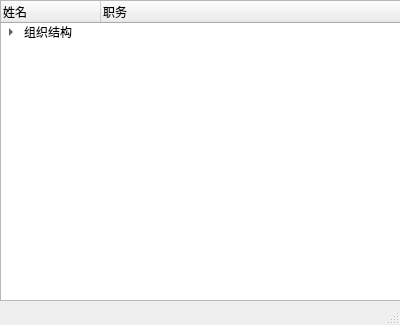
<?xml version="1.0" encoding="UTF-8"?>
<ui version="4.0">
 <class>MainWindow</class>
 <widget class="QMainWindow" name="MainWindow">
  <property name="geometry">
   <rect>
    <x>0</x>
    <y>0</y>
    <width>400</width>
    <height>325</height>
   </rect>
  </property>
  <property name="windowTitle">
   <string>MainWindow</string>
  </property>
  <widget class="QWidget" name="centralwidget">
   <widget class="QTreeWidget" name="treeWidget">
    <property name="geometry">
     <rect>
      <x>0</x>
      <y>0</y>
      <width>401</width>
      <height>301</height>
     </rect>
    </property>
    <attribute name="headerVisible">
     <bool>true</bool>
    </attribute>
    <attribute name="headerCascadingSectionResizes">
     <bool>false</bool>
    </attribute>
    <column>
     <property name="text">
      <string>姓名</string>
     </property>
    </column>
    <column>
     <property name="text">
      <string>职务</string>
     </property>
    </column>
    <item>
     <property name="text">
      <string>组织结构</string>
     </property>
     <property name="text">
      <string/>
     </property>
     <item>
      <property name="text">
       <string>任正非</string>
      </property>
      <property name="checkState">
       <enum>Unchecked</enum>
      </property>
      <property name="text">
       <string>华为董事长</string>
      </property>
     </item>
     <item>
      <property name="text">
       <string>马云</string>
      </property>
      <property name="checkState">
       <enum>Unchecked</enum>
      </property>
      <property name="text">
       <string>阿里巴巴董事长</string>
      </property>
     </item>
     <item>
      <property name="text">
       <string>马化腾</string>
      </property>
      <property name="checkState">
       <enum>Unchecked</enum>
      </property>
      <property name="text">
       <string>腾讯CEO</string>
      </property>
     </item>
     <item>
      <property name="text">
       <string>李彦宏</string>
      </property>
      <property name="checkState">
       <enum>Unchecked</enum>
      </property>
      <property name="text">
       <string>百度CEO</string>
      </property>
     </item>
     <item>
      <property name="text">
       <string>董明珠</string>
      </property>
      <property name="checkState">
       <enum>Unchecked</enum>
      </property>
      <property name="text">
       <string>格力董事长</string>
      </property>
     </item>
    </item>
   </widget>
  </widget>
  <widget class="QStatusBar" name="statusbar"/>
 </widget>
 <resources/>
 <connections/>
</ui>
